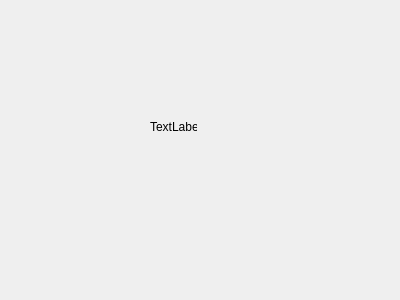
<?xml version="1.0" encoding="UTF-8"?>
<ui version="4.0">
 <class>SecondWindow</class>
 <widget class="QDialog" name="SecondWindow">
  <property name="geometry">
   <rect>
    <x>0</x>
    <y>0</y>
    <width>400</width>
    <height>300</height>
   </rect>
  </property>
  <property name="windowTitle">
   <string>MIDNIGHT</string>
  </property>
  <widget class="QLabel" name="label">
   <property name="geometry">
    <rect>
     <x>150</x>
     <y>120</y>
     <width>47</width>
     <height>13</height>
    </rect>
   </property>
   <property name="text">
    <string>TextLabel</string>
   </property>
  </widget>
 </widget>
 <resources/>
 <connections/>
</ui>
